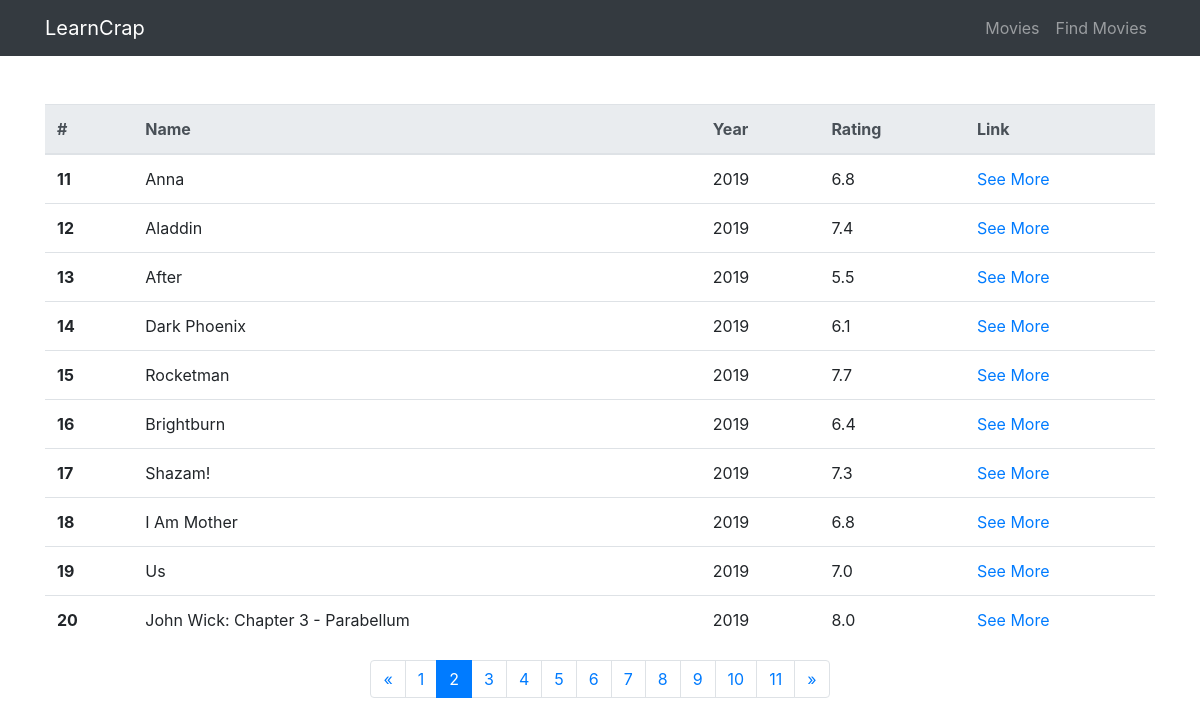
Page /movies?page=2 on the committed database.
### app/models.py (models this page shows, shortened)
class Movies(models.Model):
    prime_id = models.AutoField(primary_key=True)
    name = models.CharField(max_length=100)
    description = models.TextField()
    release_date = models.IntegerField()
    rating = models.FloatField()
    meta_score = models.IntegerField()
    votes = models.IntegerField()
    objects = models.Manager()

### app/views.py (the view)
# urls.py: path('movies', views.movies, name="movies"),
def movies(request):
    movie_list = Movies.objects.all()
    if(Movies.objects.count()) :
        page = request.GET.get('page', 1)
        paginator = Paginator(movie_list, 10)
        try:
            movie_list = paginator.page(page)
        except PageNotAnInteger:
            movie_list = paginator.page(1)
        except EmptyPage:
            movie_list = paginator.page(paginator.num_pages)
    return render(request, "pages/movies.html", {"movies": movie_list, "movies_count": Movies.objects.count()})

### app/templates/pages/movies.html
{% extends 'layout.html' %}
{% block content %}
<div class="container my-5"
    <div class="table-responsive">
        {% if movies_count %}
        <table class="table">
            <thead class="thead-light">
                <tr>
                    <th scope="col">#</th>
                    <th scope="col">Name</th>
                    <th scope="col">Year</th>
                    <th scope="col">Rating</th>
                    <th scope="col">Link</th>
                </tr>
            </thead>
            <tbody>
                {% for movie in movies %}
                <tr>
                    <th scope="row">{{ movie.prime_id }}</th>
                    <td>{{ movie.name }}</td>
                    <td>{{ movie.release_date}}</td>
                    <td>{{movie.rating}}</td>
                    <td><a href="/movies/{{movie.prime_id}}">See More</a></td>
                </tr>
                {% endfor %}
            </tbody>
        </table>
        <div class="Page navigation">
            {% if movies.has_other_pages %}
                <ul class="pagination justify-content-center my-1">
                    {% if movies.has_previous %}
                        <li class="page-item"><a class="page-link" href="?page={{ movies.previous_page_number }}">&laquo;</a></li>
                    {% else %}
                        <li class="page-item disabled"><a href="#" class="page-link disabled"><span>&laquo;</span></a></li>
                    {% endif %}
                    {% for i in movies.paginator.page_range %}
                        {% if movies.number == i %}
                            <li class="page-item active"><a href="#" class="page-link"><span>{{ i }} <span class="sr-only">(current)</span></span></a></li>
                        {% else %}
                            <li class="page-item"><a class="page-link" href="?page={{ i }}">{{ i }}</a></li>
                        {% endif %}
                    {% endfor %}
                    {% if movies.has_next %}
                        <li class="page-item"><a class="page-link" href="?page={{ movies.next_page_number }}">&raquo;</a></li>
                    {% else %}
                        <li class="page-item disabled"><a href="#" class="page-link disabled"><span>&raquo;</span></a></li>
                    {% endif %}
                </ul>
            {% endif %}
        </div>
        {% else %}
            <p>No movies found in database.</p>
            <ul>
                <li>First Migrate the models</li>
                <li>Then visit to <a href="/scrap">Scrap</a> Page to fetch some movies</li>
            </ul>
        {% endif %}
    </div>
</div>
{% endblock %}

### rows in the picture
Movies: prime_id "11", name "Anna", release_date "2019", rating "6.8"
Movies: prime_id "12", name "Aladdin", release_date "2019", rating "7.4"
Movies: prime_id "13", name "After", release_date "2019", rating "5.5"
Movies: prime_id "14", name "Dark Phoenix", release_date "2019", rating "6.1"
Movies: prime_id "15", name "Rocketman", release_date "2019", rating "7.7"
Movies: prime_id "16", name "Brightburn", release_date "2019", rating "6.4"
Movies: prime_id "17", name "Shazam!", release_date "2019", rating "7.3"
Movies: prime_id "18", name "I Am Mother", release_date "2019", rating "6.8"
Movies: prime_id "19", name "Us", release_date "2019", rating "7.0"
Movies: prime_id "20", name "John Wick: Chapter 3 - Parabellum", release_date "2019", rating "8.0"

### other values in the picture
{{ i }} "1" "3" "4" "5" "6" "7" "8" "9" "10" "11"
{{ i }} "2"
